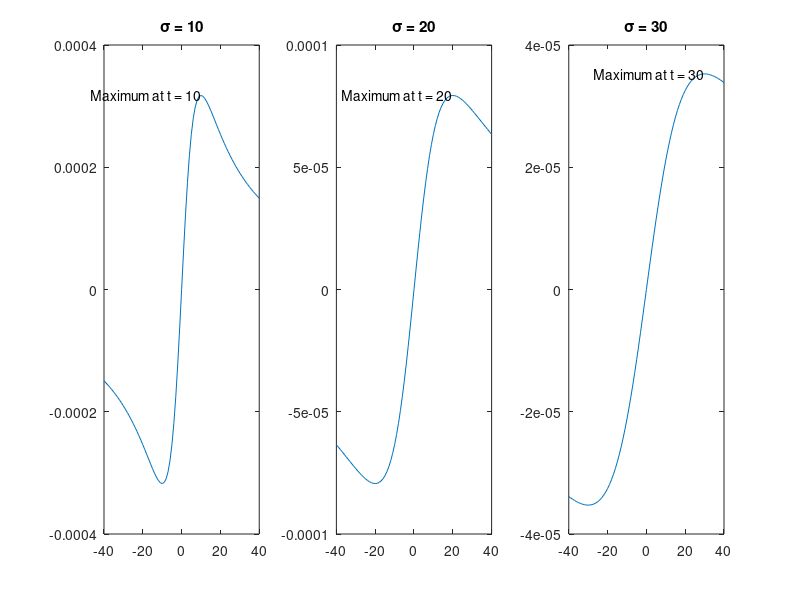

The MATLAB script that drew this image:
%% 3 . c

H = @(t, s) t/(sqrt(2*pi*s^2))*1/(2*pi*(s^2+t^2));
X = -40:40;
Y10 = arrayfun(@(x) H(x, 10), X);
Y20 = arrayfun(@(x) H(x, 20), X);
Y30 = arrayfun(@(x) H(x, 30), X);

subplot(1, 3, 1); plot(X, Y10); title('\sigma = 10');
    maxIndex = find(max(Y10) == Y10);
    strmax = ['Maximum at t = ', num2str(X(maxIndex))];
    text(X(maxIndex), Y10(maxIndex), strmax, 'HorizontalAlignment','right');
subplot(1, 3, 2); plot(X, Y20); title('\sigma = 20');
    maxIndex = find(max(Y20) == Y20);
    strmax = ['Maximum at t = ', num2str(X(maxIndex))];
    text(X(maxIndex), Y20(maxIndex), strmax, 'HorizontalAlignment','right');
subplot(1, 3, 3); plot(X, Y30); title('\sigma = 30');
    maxIndex = find(max(Y30) == Y30);
    strmax = ['Maximum at t = ', num2str(X(maxIndex))];
    text(X(maxIndex), Y30(maxIndex), strmax, 'HorizontalAlignment','right');